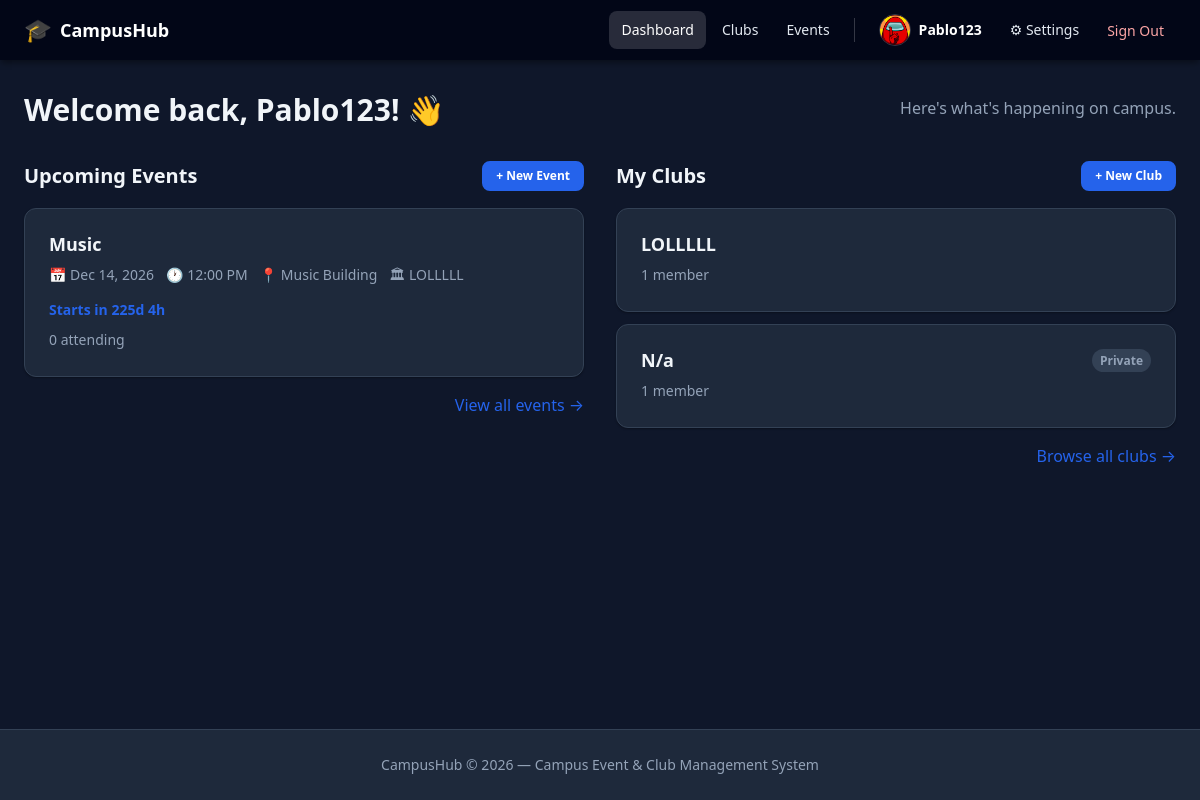
Page / (signed in) on the committed database.
### app/models/user.py (models this page shows, shortened)
class User(Base):
    __tablename__ = "users"
    id: Mapped[int] = mapped_column(Integer, primary_key=True, index=True)
    username: Mapped[str] = mapped_column(String(50), unique=True, nullable=False, index=True)
    email: Mapped[str] = mapped_column(String(255), unique=True, nullable=False, index=True)
    phone_number: Mapped[str | None] = mapped_column(String(20), nullable=True)
    profile_photo_path: Mapped[str | None] = mapped_column(String(500), nullable=True)
    hashed_password: Mapped[str] = mapped_column(String(255), nullable=False)
    is_active: Mapped[bool] = mapped_column(Boolean, default=True, nullable=False)
    is_admin: Mapped[bool] = mapped_column(Boolean, default=False, nullable=False)
    created_at: Mapped[datetime] = mapped_column(DateTime, server_default=func.now(), nullable=False)
    updated_at: Mapped[datetime] = mapped_column(
        DateTime, server_default=func.now(), onupdate=func.now(), nullable=False
    )
    settings: Mapped["UserSettings"] = relationship(
        "UserSettings", back_populates="user", uselist=False, cascade="all, delete-orphan"
    )
    club_memberships: Mapped[list["ClubMembership"]] = relationship(  # type: ignore[name-defined]
        "ClubMembership", back_populates="user", cascade="all, delete-orphan"
    )
    created_clubs: Mapped[list["Club"]] = relationship(  # type: ignore[name-defined]
        "Club", back_populates="creator", foreign_keys="Club.created_by"
    )
    created_events: Mapped[list["Event"]] = relationship(  # type: ignore[name-defined]
        "Event", back_populates="creator"
    )
    event_attendances: Mapped[list["EventAttendee"]] = relationship(  # type: ignore[name-defined]
        "EventAttendee", back_populates="user", cascade="all, delete-orphan"
    )

### app/models/event.py (models this page shows, shortened)
class Event(Base):
    __tablename__ = "events"
    id: Mapped[int] = mapped_column(Integer, primary_key=True, index=True)
    title: Mapped[str] = mapped_column(String(200), nullable=False)
    description: Mapped[str | None] = mapped_column(String(5000), nullable=True)
    location: Mapped[str | None] = mapped_column(String(300), nullable=True)
    map_query: Mapped[str | None] = mapped_column(String(500), nullable=True)
    event_date: Mapped[date] = mapped_column(Date, nullable=False)
    event_time: Mapped[time | None] = mapped_column(Time, nullable=True)
    capacity: Mapped[int | None] = mapped_column(Integer, nullable=True)
    is_private: Mapped[bool] = mapped_column(Boolean, default=False, nullable=False)
    created_by: Mapped[int] = mapped_column(
        Integer, ForeignKey("users.id", ondelete="SET NULL"), nullable=True
    )
    club_id: Mapped[int | None] = mapped_column(
        Integer, ForeignKey("clubs.id", ondelete="SET NULL"), nullable=True
    )
    created_at: Mapped[datetime] = mapped_column(DateTime, server_default=func.now(), nullable=False)
    updated_at: Mapped[datetime] = mapped_column(
        DateTime, server_default=func.now(), onupdate=func.now(), nullable=False
    )
    creator: Mapped["User"] = relationship(  # type: ignore[name-defined]
        "User", back_populates="created_events"
    )
    club: Mapped["Club | None"] = relationship(  # type: ignore[name-defined]
        "Club", back_populates="events"
    )
    attendees: Mapped[list["EventAttendee"]] = relationship(
        "EventAttendee", back_populates="event", cascade="all, delete-orphan"
    )
    tags: Mapped[list["Tag"]] = relationship(
        "Tag", secondary=event_tags, back_populates="events"
    )

### app/models/club.py (models this page shows, shortened)
class Club(Base):
    __tablename__ = "clubs"
    id: Mapped[int] = mapped_column(Integer, primary_key=True, index=True)
    name: Mapped[str] = mapped_column(String(100), unique=True, nullable=False, index=True)
    description: Mapped[str | None] = mapped_column(String(1000), nullable=True)
    is_private: Mapped[bool] = mapped_column(Boolean, default=False, nullable=False)
    created_by: Mapped[int] = mapped_column(
        Integer, ForeignKey("users.id", ondelete="SET NULL"), nullable=True
    )
    created_at: Mapped[datetime] = mapped_column(DateTime, server_default=func.now(), nullable=False)
    updated_at: Mapped[datetime] = mapped_column(
        DateTime, server_default=func.now(), onupdate=func.now(), nullable=False
    )
    creator: Mapped["User"] = relationship(  # type: ignore[name-defined]
        "User", back_populates="created_clubs", foreign_keys=[created_by]
    )
    memberships: Mapped[list["ClubMembership"]] = relationship(
        "ClubMembership", back_populates="club", cascade="all, delete-orphan"
    )
    roles: Mapped[list["ClubRole"]] = relationship(
        "ClubRole", back_populates="club", cascade="all, delete-orphan"
    )
    events: Mapped[list["Event"]] = relationship(  # type: ignore[name-defined]
        "Event", back_populates="club"
    )

class ClubMembership(Base):
    __tablename__ = "club_memberships"
    __table_args__ = (
        UniqueConstraint("user_id", "club_id", name="uq_club_membership"),
    )
    id: Mapped[int] = mapped_column(Integer, primary_key=True, index=True)
    user_id: Mapped[int] = mapped_column(
        Integer, ForeignKey("users.id", ondelete="CASCADE"), nullable=False
    )
    club_id: Mapped[int] = mapped_column(
        Integer, ForeignKey("clubs.id", ondelete="CASCADE"), nullable=False
    )
    role_id: Mapped[int | None] = mapped_column(
        Integer, ForeignKey("club_roles.id", ondelete="SET NULL"), nullable=True
    )
    joined_at: Mapped[datetime] = mapped_column(DateTime, server_default=func.now(), nullable=False)
    is_approved: Mapped[bool] = mapped_column(Boolean, default=True, nullable=False)
    user: Mapped["User"] = relationship("User", back_populates="club_memberships")  # type: ignore[name-defined]
    club: Mapped["Club"] = relationship("Club", back_populates="memberships")
    role: Mapped["ClubRole | None"] = relationship("ClubRole", back_populates="memberships")

### app/routers/users.py (the view)
@router.get("/", response_class=HTMLResponse)
async def dashboard(
    request: Request,
    db: Session = Depends(get_db),
    current_user: User = Depends(get_current_user),
):
    from datetime import date
    user_clubs = get_user_clubs(db, current_user.id)
    upcoming_events = list_events(db, limit=10, upcoming_only=True, current_user=current_user)
    rsvp_event_ids = {a.event_id for a in current_user.event_attendances}
    return templates.TemplateResponse(
        request,
        "dashboard.html",
        {
            "current_user": current_user,
            "user_clubs": user_clubs,
            "upcoming_events": upcoming_events,
            "rsvp_event_ids": rsvp_event_ids,
            "today": date.today(),
        },
    )

### app/templates/dashboard.html (shortened to what this page needs)
{% extends "base.html" %}
{% block content %}
<div class="page-header">
    <h1 class="page-title">Welcome back, {{ current_user.username }}! 👋</h1>
    <p class="page-subtitle">Here's what's happening on campus.</p>
</div>
<div class="dashboard-grid">
    <section class="dashboard-section">
        <div class="section-header">
            <h2 class="section-title">Upcoming Events</h2>
            <a href="/events/create" class="btn btn-primary btn-sm">+ New Event</a>
        </div>
        {% if upcoming_events %}
        <div class="card-list">
            {% for event in upcoming_events %}
            <a href="/events/{{ event.id }}" class="card card-event">
                <div class="card-body">
                    <div class="card-top">
                        <h3 class="card-title">{{ event.title }}</h3>
                    </div>
                    <div class="card-meta">
                        <span class="meta-item">📅 {{ event.event_date.strftime('%b %d, %Y') }}</span>
                        {% if event.event_time %}
                        <span class="meta-item">🕐 {{ event.event_time.strftime('%I:%M %p') }}</span>
                        {% endif %}
                        {% if event.location %}
                        <span class="meta-item">📍 {{ event.location }}</span>
                        {% endif %}
                        {% if event.club %}
                        <span class="meta-item">🏛 {{ event.club.name }}</span>
                        {% endif %}
                    </div>
                    <div
                        class="countdown-widget countdown-widget-mini"
                        data-event-id="{{ event.id }}"
                        data-countdown-style="mini"
                        data-event-time="{{ event.event_date.isoformat() }}T{{ event.event_time.strftime('%H:%M:%S') if event.event_time else '00:00:00' }}"
                    >
                    </div>
                    {% if event.has_limited_capacity %}
                    <div class="hype-meter">
                        <div class="hype-meter-header">
                            <span class="capacity-text">{{ event.spots_filled_text }}</span>
                            <span class="badge {{ event.hype_status.badge_class }}">{{ event.hype_status.label }}</span>
                        </div>
                        <div class="progress hype-progress" role="progressbar" aria-valuenow="{{ event.fill_percentage }}" aria-valuemin="0" aria-valuemax="100">
                            <div class="progress-bar {{ event.hype_status.progress_class }}" style="width: {{ event.fill_percentage }}%"></div>
                        </div>
                    </div>
                    {% else %}
                    <p class="card-attendees">{{ event.attendee_count }} attending</p>
                    {% endif %}
                </div>
            </a>
            {% endfor %}
        </div>
        {% else %}
        <div class="empty-state">
            <span class="empty-icon">📅</span>
            <p>No upcoming events yet.</p>
            <a href="/events/create" class="btn btn-outline">Create the first one</a>
        </div>
        {% endif %}
        <div class="section-footer">
            <a href="/events" class="link">View all events →</a>
        </div>
    </section>
    <section class="dashboard-section">
        <div class="section-header">
            <h2 class="section-title">My Clubs</h2>
            <a href="/clubs/create" class="btn btn-primary btn-sm">+ New Club</a>
        </div>
        {% if user_clubs %}
        <div class="card-list">
            {% for club in user_clubs %}
            <a href="/clubs/{{ club.id }}" class="card card-club">
                <div class="card-body">
                    <div class="card-top">
                        <h3 class="card-title">{{ club.name }}</h3>
                        {% if club.is_private %}
                        <span class="badge badge-muted">Private</span>
                        {% endif %}
                    </div>
                    <p class="card-meta-text">{{ club.member_count }} member{{ 's' if club.member_count != 1 else '' }}</p>
                </div>
            </a>
            {% endfor %}
        </div>
        {% else %}
        <div class="empty-state">
            <span class="empty-icon">🏛</span>
            <p>You haven't joined any clubs yet.</p>
            <a href="/clubs" class="btn btn-outline">Browse clubs</a>
        </div>
        {% endif %}
        <div class="section-footer">
            <a href="/clubs" class="link">Browse all clubs →</a>
        </div>
    </section>
</div>
{% endblock %}

### app/templates/base.html (shortened to what this page needs)
<!DOCTYPE html>
<html lang="{{ current_user.settings.language if current_user and current_user.settings else 'en' }}"
      data-theme="{{ current_user.settings.theme if current_user and current_user.settings else 'light' }}"
      data-text-size="{{ current_user.settings.text_size if current_user and current_user.settings else 'medium' }}">
<head>
    <link rel="stylesheet" href="/static/css/style.css" />
</head>
<body>
<nav class="navbar">
    <div class="navbar-brand">
        <a href="/" class="brand-link">
            <span class="brand-icon">🎓</span>
            <span class="brand-name">CampusHub</span>
        </a>
    </div>
    {% if current_user %}
    <div class="navbar-menu" id="navMenu">
        <a href="/" class="nav-link {% if request.url.path == '/' %}active{% endif %}">Dashboard</a>
        <a href="/clubs" class="nav-link {% if request.url.path.startswith('/clubs') %}active{% endif %}">Clubs</a>
        <a href="/events" class="nav-link {% if request.url.path.startswith('/events') %}active{% endif %}">Events</a>
        <div class="nav-user">
            {% if current_user.profile_photo_url %}
            <img src="{{ current_user.profile_photo_url }}" alt="{{ current_user.username }} profile photo" class="nav-avatar" />
            {% else %}
            <span class="member-avatar nav-avatar-fallback">{{ current_user.username[0].upper() }}</span>
            {% endif %}
            <span class="nav-username">{{ current_user.username }}</span>
        </div>
        <a href="/settings" class="nav-link {% if request.url.path.startswith('/settings') %}active{% endif %}">⚙ Settings</a>
        <form action="/auth/logout" method="post" class="nav-logout-form">
            <button type="submit" class="nav-link btn-logout">Sign Out</button>
        </form>
    </div>
    {% else %}
    <div class="navbar-menu">
        <a href="/auth/login" class="nav-link">Log In</a>
        <a href="/auth/register" class="btn btn-primary">Sign Up</a>
    </div>
    {% endif %}
</nav>
{% set flash = request.session.pop("flash", None) if request.session else None %}
<main class="main-content">
    {% block content %}{% endblock %}
</main>
<footer class="footer">
    <p>CampusHub &copy; 2026 &mdash; Campus Event &amp; Club Management System</p>
</footer>
</body>
</html>

### rows in the picture
User: profile_photo_url (picture), username "Pablo123"
Event: title "Music", event_date "Dec 14, 2026", event_time "12:00 PM", location "Music Building", club.name "LOLLLLL", attendee_count "0"
Club: name "LOLLLLL", member_count "1"
Club: name "N/a", is_private "Private", member_count "1"
